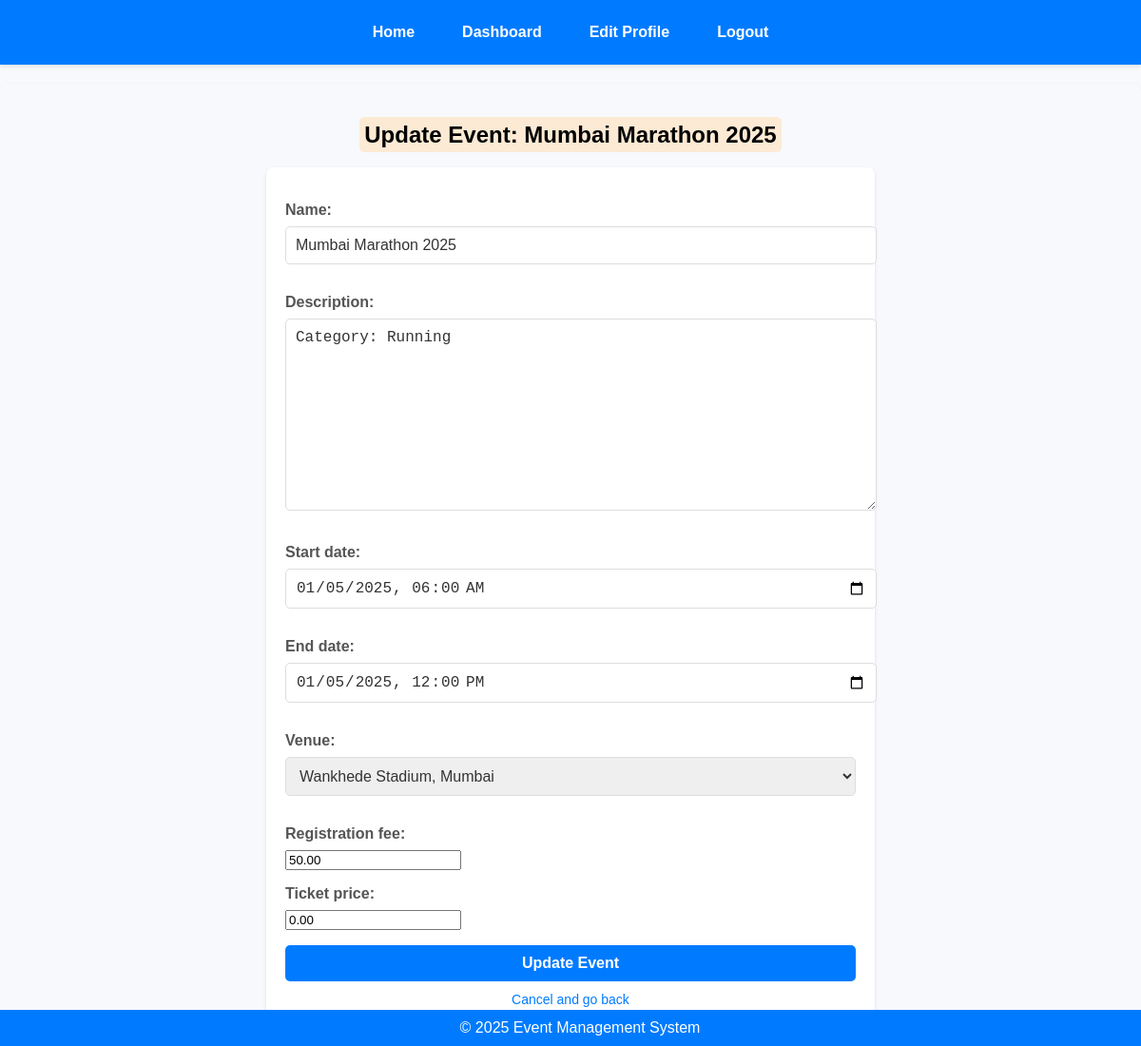
/events/events/update_event/1/ (signed in), run on an earlier commit of the app's database.
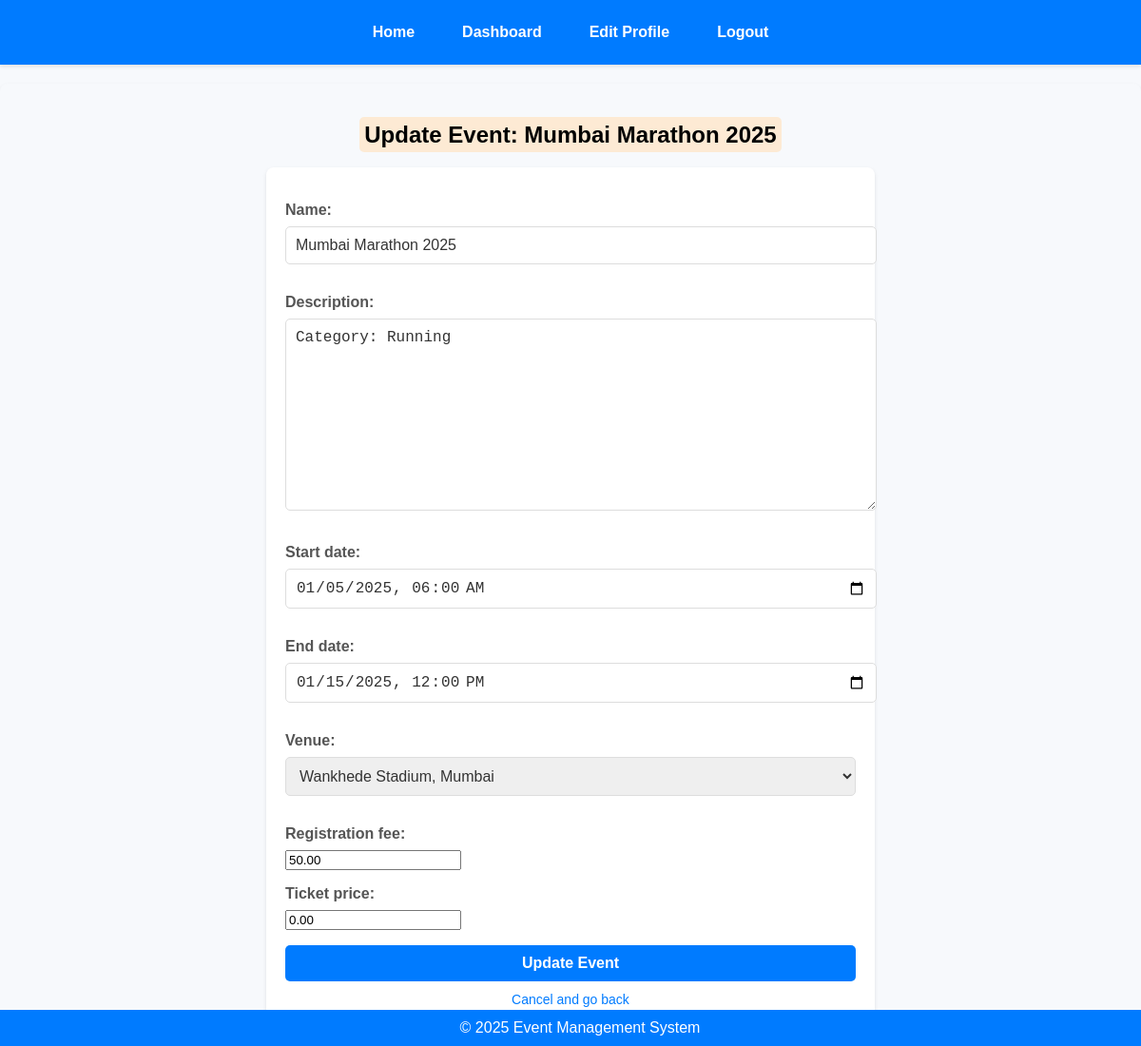
And on a later commit of the database.
### events/models.py (models this page shows, shortened)
class Event(models.Model):
    name = models.CharField(max_length=200)
    description = models.TextField()
    start_date = models.DateTimeField()
    end_date = models.DateTimeField()
    venue = models.ForeignKey(Venue, on_delete=models.CASCADE)
    organizer = models.ForeignKey(Organizer, on_delete=models.CASCADE,related_name='events')
    registration_fee = models.DecimalField(max_digits=10, decimal_places=2, default=0.0)
    ticket_price = models.DecimalField(max_digits=10, decimal_places=2, default=0.0)
    is_active = models.BooleanField(default=True)

class Venue(models.Model):
    name = models.CharField(max_length=255)
    address = models.TextField()
    capacity = models.PositiveIntegerField()
    def __str__(self):
        return self.name

### events/views.py (the view)
# urls.py: path('events/update_event/<int:event_id>/', views.update_event, name='update_event'),
@login_required
def update_event(request, event_id):
    organizer = get_object_or_404(Organizer, user=request.user)
    event = get_object_or_404(Event, id=event_id, organizer=organizer)
    if request.method == 'POST':
        form = EventUpdateForm(request.POST, instance=event)
        if form.is_valid():
            form.save()
            return redirect('dashboard')
    else:
        form = EventUpdateForm(instance=event)
    return render(request, 'events/update_event.html', {'form': form, 'event': event})

### events/forms.py
class EventUpdateForm(forms.ModelForm):
    class Meta:
        model = Event
        fields = [
            'name',
            'description',
            'start_date',
            'end_date',
            'venue',
            'registration_fee',
            'ticket_price',
        ]
        widgets = {
            'start_date': forms.DateTimeInput(attrs={'type': 'datetime-local'}),
            'end_date': forms.DateTimeInput(attrs={'type': 'datetime-local'}),
        }

### events/templates/events/update_event.html (shortened to what this page needs)
{% extends 'base.html' %}
{% block content %}
<h2><span class="highlighted-text">Update Event: {{ event.name }}</span></h2>
<form method="post">
    {{ form.as_p }}
    <button type="submit">Update Event</button>
    <div class="btn-cancel">
        <a href="{% url 'dashboard' %}">Cancel and go back</a>
    </div>
</form>
{% endblock %}

What changed in the data, as far as the page shows it:
changed Event "Category: Running": end_date "01/05/2025 12:00" → "01/15/2025 12:00"
